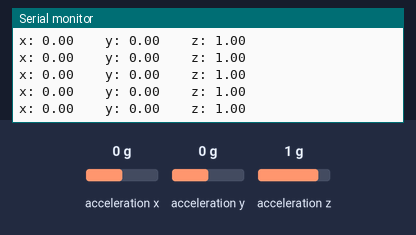
A program run on a simulated ESP32. Shown: the last lines printed to the serial monitor. Wiring (inferred from the names in the program): ADXL345 accelerometer at I2C address 0x53. The test bench sets the inputs (shaded band); at power-on: acceleration x 0 g, acceleration y 0 g, acceleration z 1 g.

Above: at 1.2 s.
1.3 s: acceleration x set to -1.4 g
At 1.33 s:
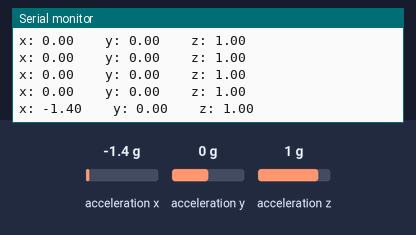
2.8 s: acceleration y set to -1.4 g
At 2.86 s:
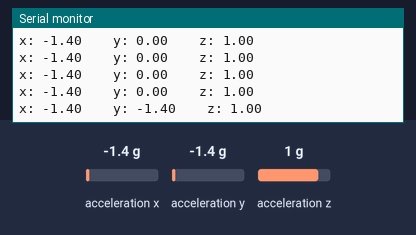
4.3 s: acceleration z set to -1.4 g
At 4.39 s:
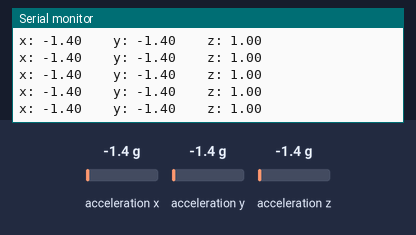

The program:

main.cpp
```cpp
#include <Arduino.h>
#include <Wire.h>

#define DEVICE_ADDRESS 0x53

#define DEV_ID_REG 0x00
#define POWER_CTL 0x2D
#define BW_RATE 0x2c
#define DATA_FORMAT     0x31		/*!< dat format control */
#define DATAX0 			0x32		/*!< x axis data 0 */
#define DATAX1 			0x33		/*!< x axis data 1 */
#define DATAY0 			0x34		/*!< y axis data 0 */
#define DATAY1 			0x35		/*!< y axis data 1 */
#define DATAZ0 			0x36		/*!< z axis data 0 */
#define DATAZ1 			0x37		/*!< z axis data 1 */

typedef struct {
    float x;
    float y;
    float z;
} acc_data_t;

acc_data_t acceleration_packet;

uint8_t read_register(uint8_t reg_addr) {
    uint8_t reg_data;
    Wire.beginTransmission(DEVICE_ADDRESS);
    Wire.write(reg_addr);
    Wire.endTransmission(false);
    Wire.requestFrom(DEVICE_ADDRESS, (uint8_t)1);

    reg_data = Wire.read();

    return reg_data;
}

void read_registers(uint8_t reg_addr, uint8_t* data_buffer, uint8_t length) {
    Wire.beginTransmission(DEVICE_ADDRESS);
    Wire.write(reg_addr);
    Wire.endTransmission(false);
    Wire.requestFrom(DEVICE_ADDRESS, length);

    // save to buffer
    for(uint8_t i = 0; i < length; i++) {
        data_buffer[i] = Wire.read();
    }

}

void write_register(uint8_t reg_addr, uint8_t value) {
    Wire.beginTransmission(DEVICE_ADDRESS);
    Wire.write(reg_addr);
    Wire.write(value);
    Wire.endTransmission(true);
}

void init_adxl(){
    // set the data format and full scale range
    uint8_t format_reg_val = read_register(DATA_FORMAT);

    Serial.print("DEV_FORMAT Before: ");Serial.println(format_reg_val, HEX);

    // set range to 16g
    format_reg_val &= ~(0x0F); // clear range bits
    format_reg_val |= 0x03; // 16g

    // write back
    write_register(DATA_FORMAT, format_reg_val);

    uint8_t v = read_register(DATA_FORMAT);
    Serial.print("DEV_FORMAT After: ");Serial.println(v, HEX);

    write_register(POWER_CTL, 0x08); // measurement mode
    write_register(BW_RATE, 0x08); // 25Hz data rate, 12.5 LPF Bandwidth

}

float convert_to_g(int16_t raw_value) {
    float scale_factor = 0.0312f;

    // todo: use a switch case for different ranges
    return raw_value * scale_factor;
}

void read_acceleration(float& x, float& y, float& z) {
    uint8_t acc_x, acc_y, acc_z = 0;

    uint8_t data[6];
    read_registers(DATAX0, data, 6);

    // combine into signed 16-bit values
    int16_t raw_x = (int16_t) ((data[1] << 8) | (data[0]));
    int16_t raw_y = (int16_t) ((data[3] << 8) | (data[2]));
    int16_t raw_z = (int16_t) ((data[5] << 8) | (data[4]));

    x = convert_to_g(raw_x);
    y = convert_to_g(raw_y);
    z = convert_to_g(raw_z);

}

void setup() {
    Serial.begin(115200);
    delay(20);

    Wire.begin(21, 22);

    // read device ID
    uint8_t device_id = read_register(DEV_ID_REG);

    Serial.print("Device ID: "); Serial.println(device_id, HEX);
    Serial.println();

    Serial.println("Initializing ADXL...");
    init_adxl();

}

void loop() {
    static unsigned long last_millis;
    if(millis() - last_millis > 100) {
        read_acceleration(acceleration_packet.x, acceleration_packet.y, acceleration_packet.z);

        Serial.print("x: "); Serial.print(acceleration_packet.x); Serial.print("\t\t");
        Serial.print("y: "); Serial.print(acceleration_packet.y); Serial.print("\t\t");
        Serial.print("z: "); Serial.print(acceleration_packet.z); Serial.print("\t\t");
        Serial.println();

        last_millis = millis();
    }

}
```

Measured:
- after the input at 1.3 s, the serial monitor: prints a new line at once (image 1)
- after the input at 2.8 s, the serial monitor: prints a new line after 0.06 s (image 2)
